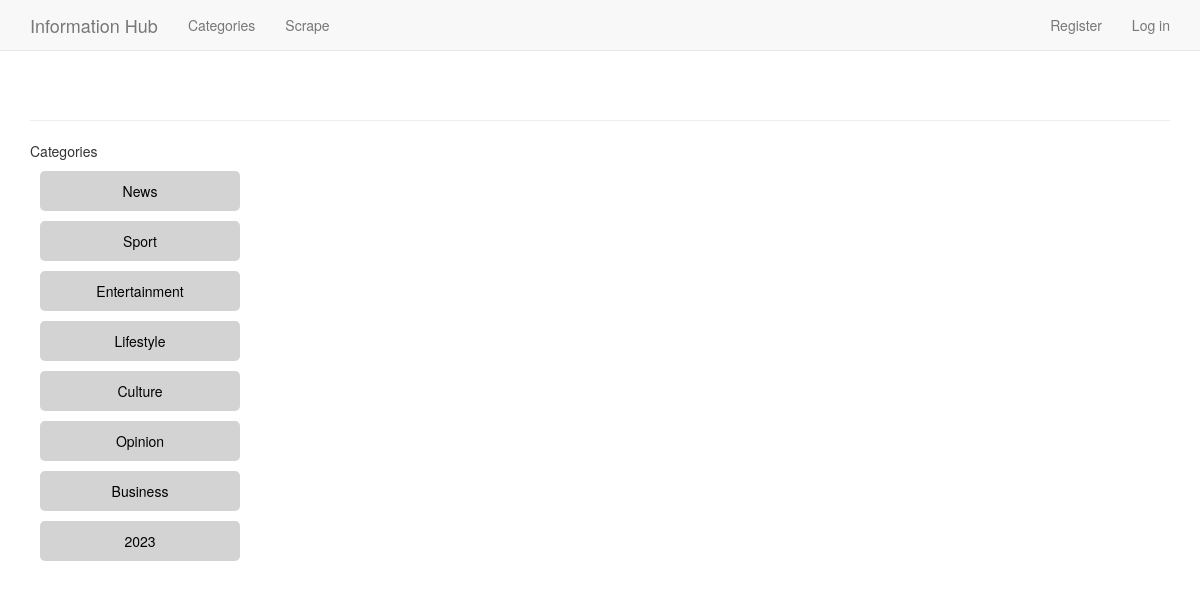
Page /categories/ on the committed database.
### info_hubs/models.py (models this page shows)
class Category(models.Model):
    text = models.CharField(max_length=200)
    date_added = models.DateTimeField(auto_now_add=True)
    class Meta:
        verbose_name_plural = 'categories'
    def __str__(self):
        return self.text

### info_hubs/views.py (the view)
# urls.py: re_path('^categories/$', views.categories, name='categories'),
def categories(request):
    categories = Category.objects.order_by('date_added')
    context = {'categories': categories}
    return render(request, 'info_hubs/categories.html', context)

### info_hubs/templates/info_hubs/categories.html
{% extends "info_hubs/base.html" %}
{% block content %}
  <p>Categories</p>
  <div>
    {% for category in categories %}
      <a style="display: block; background-color: lightgrey; border-radius: 5px;
       margin: 10px; padding: 10px; text-align: center; width: 200px;
        color: black; text-decoration: none;"
         href="{% url 'info_hubs:category' category.id %}">
        {{ category }}
      </a>
    {% empty %}
      <div>No categories have been added yet.</div>
    {% endfor %}
  </div>
{% endblock content %}

### rows in the picture
Category: text "News"
Category: text "Sport"
Category: text "Entertainment"
Category: text "Lifestyle"
Category: text "Culture"
Category: text "Opinion"
Category: text "Business"
Category: text "2023"
